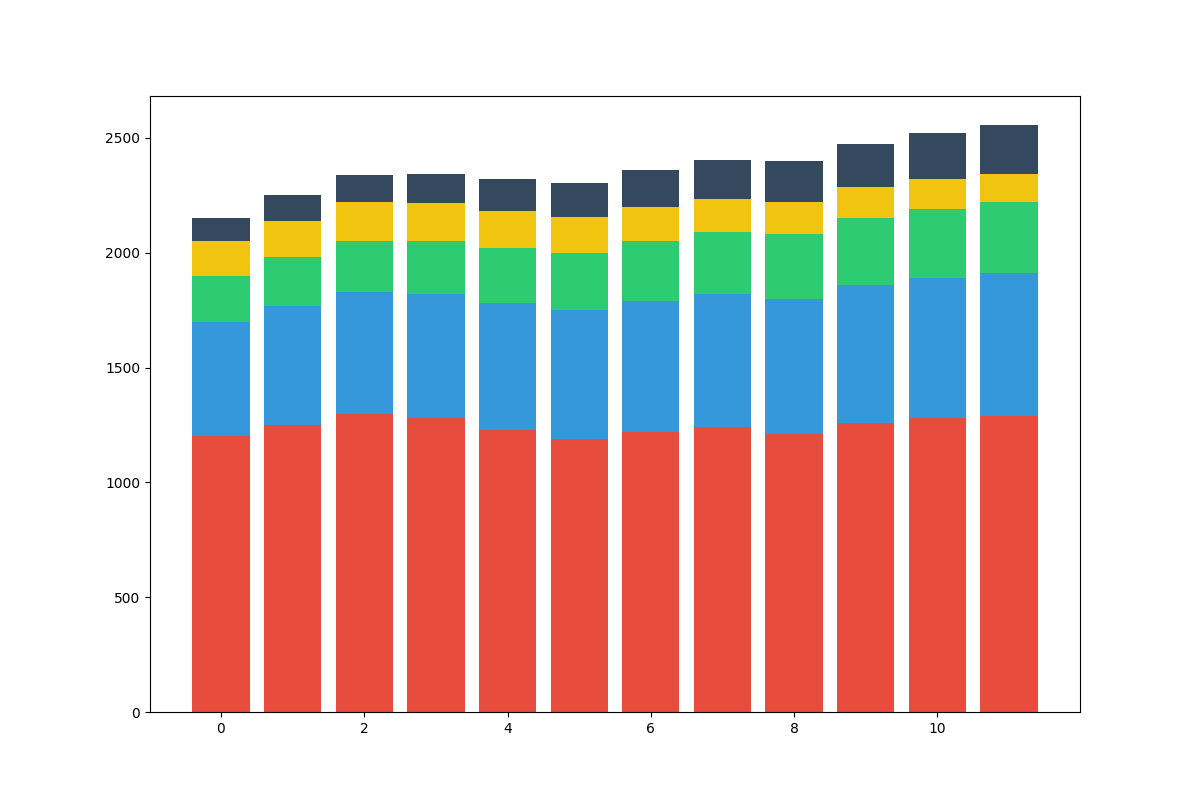

Source code (Python):
import matplotlib.pyplot as plt
import numpy as np

expenses_data = np.array([
    [1200, 1250, 1300, 1280, 1230, 1190, 1220, 1240, 1210, 1260, 1280, 1290],
    [500, 520, 530, 540, 550, 560, 570, 580, 590, 600, 610, 620],
    [200, 210, 220, 230, 240, 250, 260, 270, 280, 290, 300, 310],
    [150, 160, 170, 165, 160, 155, 150, 145, 140, 135, 130, 125],
    [100, 110, 120, 130, 140, 150, 160, 170, 180, 190, 200, 210]
])

colors = ['#e74c3c', '#3498db', '#2ecc71', '#f1c40f', '#34495e']

fig, ax = plt.subplots(figsize=(12, 8))

index = np.arange(12)  # Replaced len(months) with 12 directly since months are not labeled
bottom = np.zeros(12)

for i in range(len(colors)):  # Loop through the number of colors for bars, categories are not labeled
    ax.bar(index, expenses_data[i], bottom=bottom, color=colors[i])
    bottom += expenses_data[i]

plt.show()
